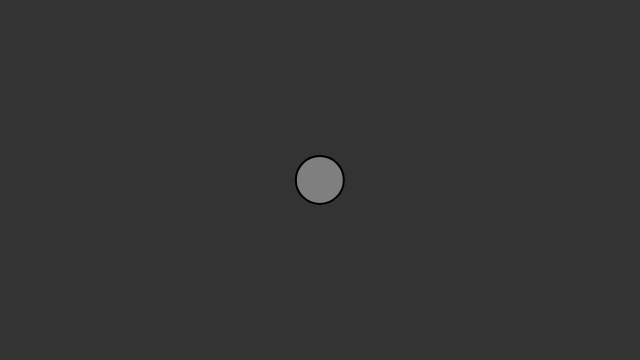
Frame 1 (no input)
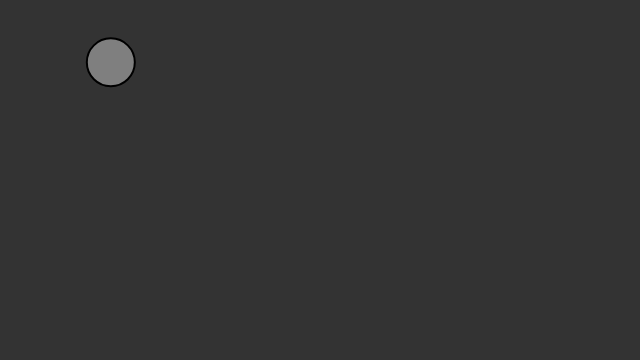
Frame 60 (no input)
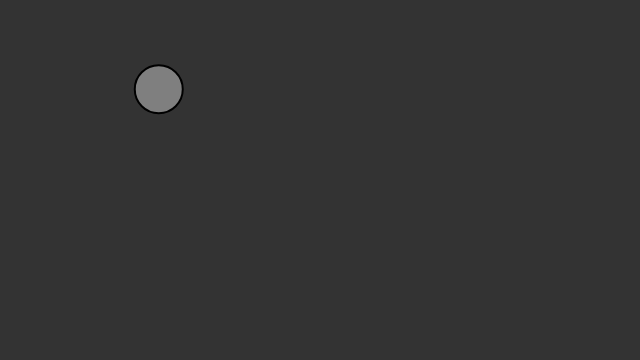
Frame 120 (the mouse pressed at the canvas centre since frame 60)

The p5.js sketch that drew these frames (run headless with seeded random() and noise() and a simulated clock; from frame 60 on, the mouse is pressed at the canvas centre):

// p5.js sketch
// ── sketch.js
//The Nature of Code
//Elvin Ciqueira
//natureofcode.com

let mover;

function setup() {
  createCanvas(640, 360);
  mover = new Mover();
}

function draw() {
  background(51);

  mover.update();
  mover.display();
}

// ── mover.js
//The Nature of Code
//Elvin Ciqueira
//natureofcode.com

class Mover {
  constructor() {
    this.position = createVector(width / 2, height / 2);
    this.velocity = createVector();
    this.acceleration = createVector();
    this.topspeed = 5;
  }

  update() {
    // Compute a vector that points from position to mouse
    var mouse = createVector(mouseX, mouseY);
    this.acceleration = p5.Vector.sub(mouse, this.position);
    //Set Magnitude of acceleration
    this.acceleration.setMag(0.2);

    this.velocity.add(this.acceleration); //Motion 101: Velocity changes by aceleration
    this.velocity.limit(this.topspeed);
    this.position.add(this.velocity); //Motion 101: Location changes by velocity
  }

  display() {
    stroke(0);
    strokeWeight(2);
    fill(127);
    ellipse(this.position.x, this.position.y, 48, 48);
  }
}
